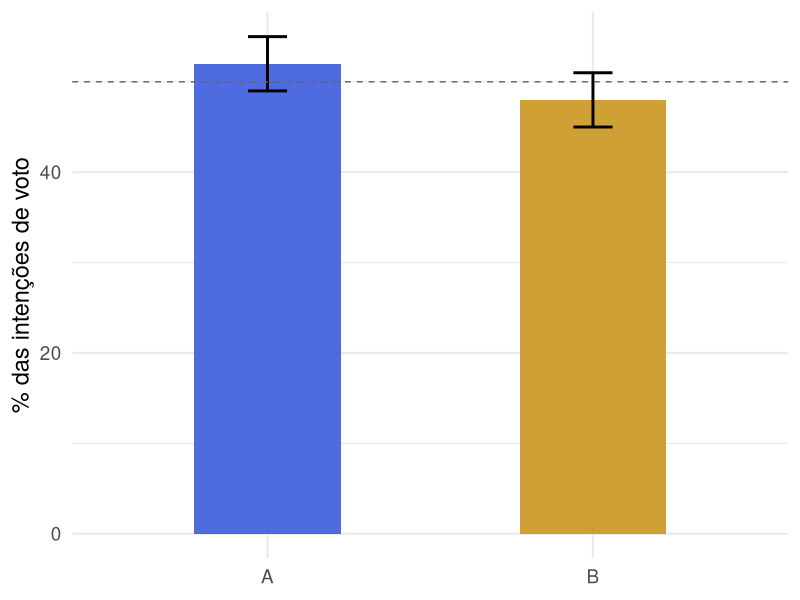
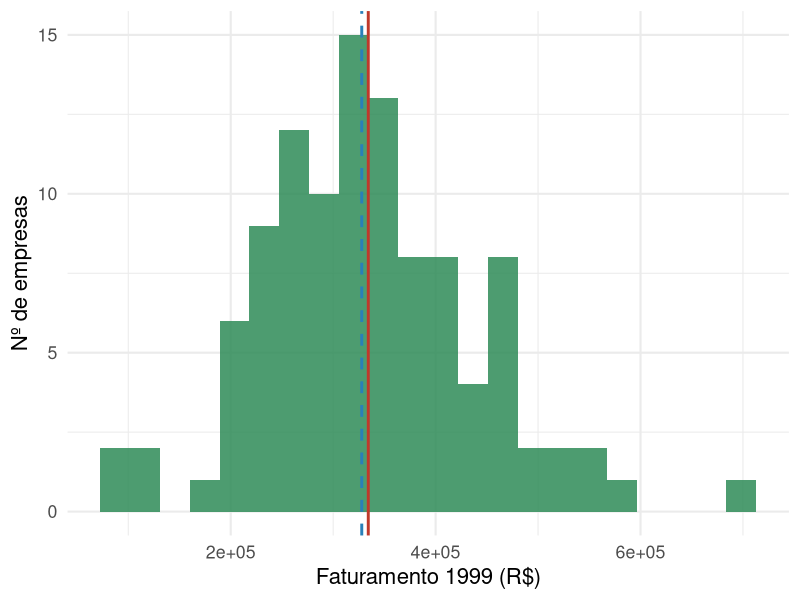

Write R code to recreate these figures, in order.
## ---- chunk 1
knitr::opts_chunk$set(echo = TRUE, warning = FALSE, message = FALSE, fig.retina = 2)
suppressPackageStartupMessages(library(tidyverse))
empresas   <- read.csv("empresas.csv")
prefeitos  <- read.csv("dados_prefeitos.csv")
## ---- chunk 2
poll <- tibble(candidato = c("A", "B"), pct = c(52, 48), erro = c(3, 3))
ggplot(poll, aes(candidato, pct, fill = candidato)) +
  geom_col(width = 0.45, alpha = 0.9) +
  geom_errorbar(aes(ymin = pct - erro, ymax = pct + erro), width = 0.12, linewidth = 1) +
  geom_hline(yintercept = 50, linetype = "dashed", color = "grey40") +
  scale_fill_manual(values = c(A = "#3b5bdb", B = "#c9971e")) +
  labs(x = NULL, y = "% das intenções de voto") +
  theme_minimal(base_size = 17) +
  theme(legend.position = "none")
## ---- chunk 3
media_fat <- mean(empresas$faturamento99)
mediana_fat <- median(empresas$faturamento99)
ggplot(empresas, aes(faturamento99)) +
  geom_histogram(bins = 22, fill = "#2e8b57", alpha = 0.85) +
  geom_vline(xintercept = media_fat, color = "#c0392b", linewidth = 1) +
  geom_vline(xintercept = mediana_fat, color = "#2980b9", linewidth = 1, linetype = "dashed") +
  labs(x = "Faturamento 1999 (R$)", y = "Nº de empresas") +
  theme_minimal(base_size = 16)
## ---- chunk 4
nrow(prefeitos)  # população: municípios com eleição em 2020
nrow(empresas)   # amostra: empresas observadas
## ---- chunk 5
mean(as.numeric(factor(empresas$porte)))  # ordem alfabética: Grande=1, Média=2, Pequena=3
## ---- chunk 6
mean(as.numeric(factor(empresas$porte,
                        levels = c("Pequena", "Média", "Grande"))))  # ordem lógica
## ---- chunk 7
str(empresas[, c("porte", "empregados99", "faturamento99", "regiao")])
## ---- chunk 8
table(prefeitos$escolaridade) |> head(4)
